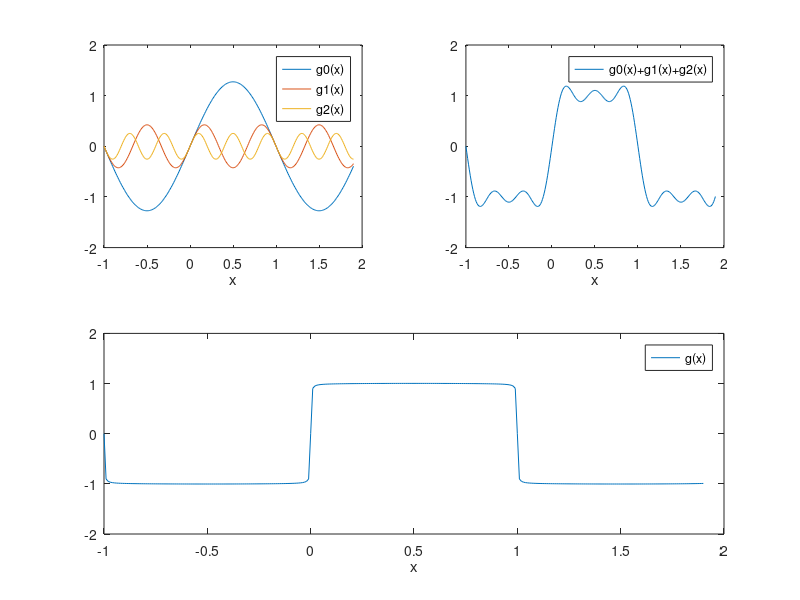

Reproduce this figure in MATLAB.
% W1FTSERIS
% Fourier serie of spatial wavelength ???? for the interval from -1 to 1( shown to 2).
% For N = 0 the only term is a sine wave from -1 to 1, of wavelength ? = 2.
% For N = 1 a sine-term with 1/3 of ? and smaller amplitude is added.
% For N = 2 a term with 1/5 of ? and smaller amplitude, and so on.
% If N is large, we see a perfect step function.
% For smaller N ( in the 20th) we see "Gibb's phenomenon", the corners
% are not round and there is "overshooting". For large N it disappears.
function W1FTSERIS;
global N Lamda;
x = (-1:0.01:1.9);
n = (0:1:200);
N = 100;
Lamda = 1;


% For larger and larger N one can see how more and more
% waves with shorter and shorter wavelength are used to build the step
% function.

g0 = (4*sin(pi*x*(1/Lamda)))/pi;
g1 = (4*sin(pi*x*((2*1+1)/Lamda)))/((2*1+1)*pi);
g2 = (4*sin(pi*x*((2*2+1)/Lamda)))/((2*2+1)*pi);

figure(1);
subplot(2,2,1);
plot(x,g0,x,g1,x,g2);
axis([-1 2 -2 2]);
xlabel('x');
legend('g0(x)','g1(x)','g2(x)');

subplot(2,2,2);
plot(x,g0+g1+g2);
axis([-1 2 -2 2]);
xlabel('x');
legend('g0(x)+g1(x)+g2(x)');

subplot(2,1,2);
plot(x,g(x));
axis([-1 2 -2 2]);
xlabel('x');
legend('g(x)');




function Out=f(n)
global Lamda;
Out = (2*n+1)/(2*Lamda);

function Out=g(x)
global N;
sum = 0;
for n=0:N
    sum = sum + (4*sin(2*pi*x*f(n)))/((2*n+1)*pi);    
end;
Out = sum;
